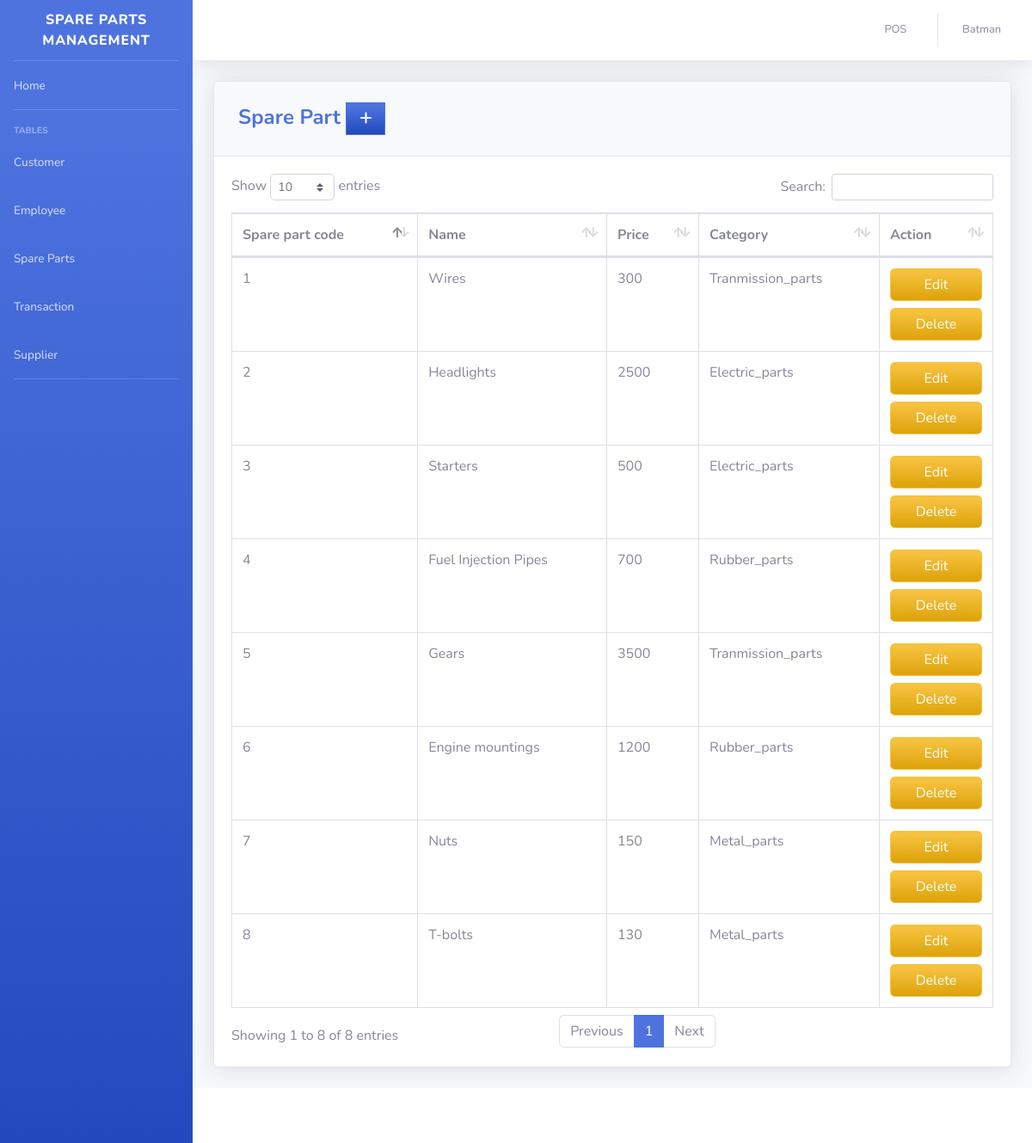
/pages/spare_parts.php (signed in), run on the app's committed database.
### tables this page shows
CREATE TABLE `product` (
  `PRODUCT_ID` int(11) NOT NULL,
  `PRODUCT_CODE` varchar(20) NOT NULL,
  `NAME` varchar(50) DEFAULT NULL,
  `DESCRIPTION` varchar(250) NOT NULL,
  `QTY_STOCK` int(50) DEFAULT NULL,
  `ON_HAND` int(250) NOT NULL,
  `PRICE` int(50) DEFAULT NULL,
  `CATEGORY_ID` int(11) DEFAULT NULL,
  `SUPPLIER_ID` int(11) DEFAULT NULL,
  `DATE_STOCK_IN` varchar(50) NOT NULL
);

CREATE TABLE `category` (
  `CATEGORY_ID` int(11) NOT NULL,
  `CNAME` varchar(50) DEFAULT NULL
);

### pages/spare_parts.php (the view, shortened to what this page needs)
<?php
include'../includes/connection.php';
include'../includes/sidebar.php';
?>
            <div class="card shadow mb-4">
            <div class="card-header py-3">
              <h4 class="m-2 font-weight-bold text-primary">Spare Part&nbsp;<a  href="#" data-toggle="modal" data-target="#aModal" type="button" class="btn btn-primary bg-gradient-primary" style="border-radius: 0px;"><i class="fas fa-fw fa-plus"></i></a></h4>
            </div>
            <div class="card-body">
              <div class="table-responsive">
                <table class="table table-bordered" id="dataTable" width="100%" cellspacing="0">
               <thead>
                   <tr>
                     <th>Spare part code</th>
                     <th>Name</th>
                     <th>Price</th>
                     <th>Category</th>
                     <th>Action</th>
                   </tr>
               </thead>
          <tbody>
<?php
    $query = 'SELECT PRODUCT_ID, PRODUCT_CODE, NAME, PRICE, CNAME, DATE_STOCK_IN FROM product p join category c on p.CATEGORY_ID=c.CATEGORY_ID GROUP BY PRODUCT_CODE';
        $result = mysqli_query($db, $query) or die (mysqli_error($db));
            while ($row = mysqli_fetch_assoc($result)) {
                echo '<tr>';
                echo '<td>'. $row['PRODUCT_CODE'].'</td>';
                echo '<td>'. $row['NAME'].'</td>';
                echo '<td>'. $row['PRICE'].'</td>';
                echo '<td>'. $row['CNAME'].'</td>';
                      echo '<td align="right">
                                  <a type="button" class="btn btn-warning bg-gradient-warning btn-block" href="pro_edit.php?action=edit & id='.$row['PRODUCT_ID']. '">
                                    </i> Edit
                                  </a>
								  <a type="button" class="btn btn-warning bg-gradient-warning btn-block" href="pro_del.php?action=del & id='.$row['PRODUCT_ID']. '">
                                   </i> Delete
									</a>
                            </div>
                          </div> </td>';
                echo '</tr> ';
                        }
?>
<?php
include'../includes/footer.php';
?>

### includes/sidebar.php (shortened to what this page needs)
<!DOCTYPE html>
<html lang="en">
<head>
  <link href="../vendor/fontawesome-free/css/all.min.css" rel="stylesheet" type="text/css">
  <link href="../css/sb-admin-2.min.css" rel="stylesheet">
  <link href="../vendor/datatables/dataTables.bootstrap4.min.css" rel="stylesheet">
</head>
<body id="page-top">
  <div id="wrapper">
    <ul class="navbar-nav bg-gradient-primary sidebar sidebar-dark accordion" id="accordionSidebar">
      <a class="sidebar-brand d-flex align-items-center justify-content-center" href="index.php">
        <div class="sidebar-brand-text mx-3">Spare Parts Management</div>
      </a>
      <hr class="sidebar-divider my-0">
      <li class="nav-item">
        <a class="nav-link" href="index.php">
          <span>Home</span></a>
      </li>
      <hr class="sidebar-divider">
      <div class="sidebar-heading">
        Tables
      </div>
      <li class="nav-item">
        <a class="nav-link" href="customer.php">
          <span>Customer</span></a>
      </li>
      <li class="nav-item">
        <a class="nav-link" href="Employee.php">
          <span>Employee</span></a>
      </li>
      <li class="nav-item">
        <a class="nav-link" href="spare_parts.php">
          <span>Spare Parts</span></a>
      </li>
      <li class="nav-item">
        <a class="nav-link" href="transaction.php">
          <span>Transaction</span></a>
      </li>
      <li class="nav-item">
        <a class="nav-link" href="Supplier.php">
          <span>Supplier</span></a>
      </li>
      <hr class="sidebar-divider d-none d-md-block">
    </ul>
    <?php include_once 'topbar.php'; ?>

### includes/topbar.php (shortened to what this page needs)
<div id="content-wrapper" class="d-flex flex-column">
  <div id="content">
    <nav class="navbar navbar-expand navbar-light bg-white topbar mb-4 static-top shadow">
      <ul class="navbar-nav ml-auto">
        <li class="nav-item dropdown no-arrow">
          <a class="nav-link" href="pos.php" role="button">
            <span class="mr-2 d-none d-lg-inline text-gray-600 small">POS</span>
          </a>
        </li>
        <li class="nav-item dropdown no-arrow">
          <a class="nav-link dropdown-toggle" href="#" id="userDropdown" role="button" data-toggle="dropdown" aria-haspopup="true" aria-expanded="false">
            <span class="mr-2 d-none d-lg-inline text-gray-600 small"><?php echo  $_SESSION['FIRST_NAME']. ' '.$_SESSION['LAST_NAME'] ;?></span>
          </a>
        </li>
      </ul>
    </nav>
    <div class="container-fluid">

### includes/footer.php (shortened to what this page needs)
      <footer class="sticky-footer bg-white">
      </footer>
</body>
</html>

### data on the page
product: PRODUCT_CODE "1", NAME "Wires", PRICE "300", CATEGORY_ID.CNAME "Tranmission_parts"
product: PRODUCT_CODE "2", NAME "Headlights", PRICE "2500", CATEGORY_ID.CNAME "Electric_parts"
product: PRODUCT_CODE "3", NAME "Starters", PRICE "500", CATEGORY_ID.CNAME "Electric_parts"
product: PRODUCT_CODE "4", NAME "Fuel Injection Pipes", PRICE "700", CATEGORY_ID.CNAME "Rubber_parts"
product: PRODUCT_CODE "5", NAME "Gears", PRICE "3500", CATEGORY_ID.CNAME "Tranmission_parts"
product: PRODUCT_CODE "6", NAME "Engine mountings", PRICE "1200", CATEGORY_ID.CNAME "Rubber_parts"
product: PRODUCT_CODE "7", NAME "Nuts", PRICE "150", CATEGORY_ID.CNAME "Metal_parts"
product: PRODUCT_CODE "8", NAME "T-bolts", PRICE "130", CATEGORY_ID.CNAME "Metal_parts"

### other printed values
$_SESSION['FIRST_NAME'] "Batman"
